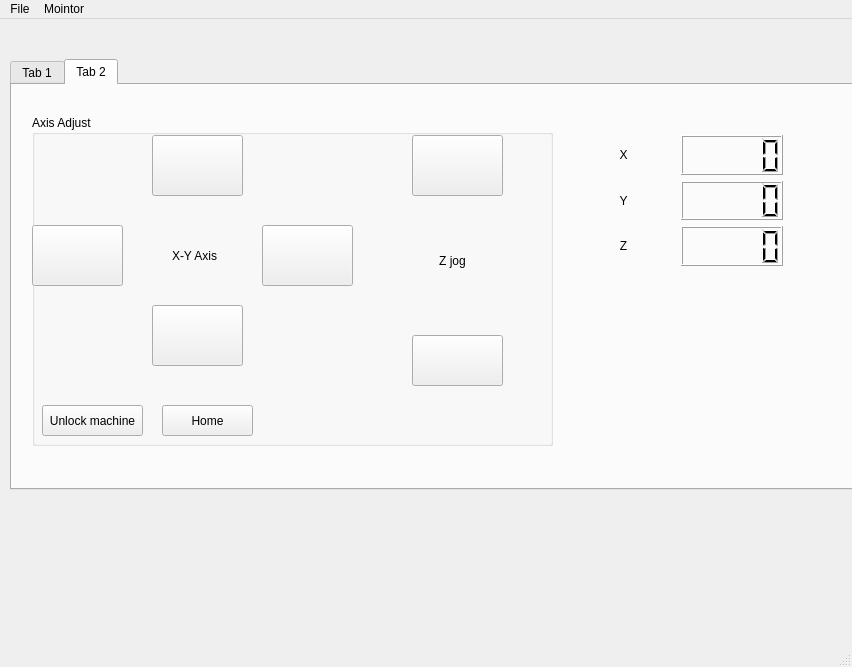
<?xml version="1.0" encoding="UTF-8"?>
<ui version="4.0">
 <class>MainWindow</class>
 <widget class="QMainWindow" name="MainWindow">
  <property name="geometry">
   <rect>
    <x>0</x>
    <y>0</y>
    <width>852</width>
    <height>667</height>
   </rect>
  </property>
  <property name="windowTitle">
   <string>MainWindow</string>
  </property>
  <widget class="QWidget" name="centralWidget">
   <widget class="QTabWidget" name="tabWidget">
    <property name="geometry">
     <rect>
      <x>10</x>
      <y>40</y>
      <width>871</width>
      <height>431</height>
     </rect>
    </property>
    <property name="currentIndex">
     <number>1</number>
    </property>
    <widget class="QWidget" name="tab">
     <attribute name="title">
      <string>Tab 1</string>
     </attribute>
     <widget class="QGroupBox" name="groupBox">
      <property name="geometry">
       <rect>
        <x>20</x>
        <y>20</y>
        <width>231</width>
        <height>361</height>
       </rect>
      </property>
      <property name="font">
       <font>
        <pointsize>10</pointsize>
       </font>
      </property>
      <property name="title">
       <string>com setting</string>
      </property>
      <widget class="QComboBox" name="comboBoxPort">
       <property name="geometry">
        <rect>
         <x>90</x>
         <y>30</y>
         <width>121</width>
         <height>31</height>
        </rect>
       </property>
      </widget>
      <widget class="QLabel" name="label_2">
       <property name="geometry">
        <rect>
         <x>10</x>
         <y>30</y>
         <width>71</width>
         <height>21</height>
        </rect>
       </property>
       <property name="font">
        <font>
         <pointsize>14</pointsize>
        </font>
       </property>
       <property name="text">
        <string>com</string>
       </property>
       <property name="alignment">
        <set>Qt::AlignRight|Qt::AlignTrailing|Qt::AlignVCenter</set>
       </property>
      </widget>
      <widget class="QLabel" name="label">
       <property name="geometry">
        <rect>
         <x>10</x>
         <y>80</y>
         <width>71</width>
         <height>21</height>
        </rect>
       </property>
       <property name="font">
        <font>
         <pointsize>14</pointsize>
        </font>
       </property>
       <property name="text">
        <string>baurd</string>
       </property>
       <property name="alignment">
        <set>Qt::AlignRight|Qt::AlignTrailing|Qt::AlignVCenter</set>
       </property>
      </widget>
      <widget class="QComboBox" name="comboBoxBaud">
       <property name="geometry">
        <rect>
         <x>90</x>
         <y>80</y>
         <width>121</width>
         <height>31</height>
        </rect>
       </property>
      </widget>
      <widget class="QLabel" name="label_3">
       <property name="geometry">
        <rect>
         <x>10</x>
         <y>130</y>
         <width>71</width>
         <height>21</height>
        </rect>
       </property>
       <property name="font">
        <font>
         <pointsize>14</pointsize>
        </font>
       </property>
       <property name="text">
        <string>first</string>
       </property>
       <property name="alignment">
        <set>Qt::AlignRight|Qt::AlignTrailing|Qt::AlignVCenter</set>
       </property>
      </widget>
      <widget class="QComboBox" name="comboBoxCheckSum">
       <property name="geometry">
        <rect>
         <x>90</x>
         <y>130</y>
         <width>121</width>
         <height>31</height>
        </rect>
       </property>
      </widget>
      <widget class="QLabel" name="label_4">
       <property name="geometry">
        <rect>
         <x>10</x>
         <y>180</y>
         <width>71</width>
         <height>21</height>
        </rect>
       </property>
       <property name="font">
        <font>
         <pointsize>14</pointsize>
        </font>
       </property>
       <property name="text">
        <string>data</string>
       </property>
       <property name="alignment">
        <set>Qt::AlignRight|Qt::AlignTrailing|Qt::AlignVCenter</set>
       </property>
      </widget>
      <widget class="QComboBox" name="comboBoxBits">
       <property name="geometry">
        <rect>
         <x>90</x>
         <y>180</y>
         <width>121</width>
         <height>31</height>
        </rect>
       </property>
      </widget>
      <widget class="QLabel" name="label_5">
       <property name="geometry">
        <rect>
         <x>10</x>
         <y>230</y>
         <width>71</width>
         <height>21</height>
        </rect>
       </property>
       <property name="font">
        <font>
         <pointsize>14</pointsize>
        </font>
       </property>
       <property name="text">
        <string>stop</string>
       </property>
       <property name="alignment">
        <set>Qt::AlignRight|Qt::AlignTrailing|Qt::AlignVCenter</set>
       </property>
      </widget>
      <widget class="QComboBox" name="comboBoxStopBits">
       <property name="geometry">
        <rect>
         <x>90</x>
         <y>230</y>
         <width>121</width>
         <height>31</height>
        </rect>
       </property>
      </widget>
      <widget class="QPushButton" name="pushButtonOpenSerial">
       <property name="geometry">
        <rect>
         <x>10</x>
         <y>280</y>
         <width>201</width>
         <height>31</height>
        </rect>
       </property>
       <property name="text">
        <string>open</string>
       </property>
      </widget>
     </widget>
     <widget class="QPushButton" name="pushButtonSendData">
      <property name="geometry">
       <rect>
        <x>740</x>
        <y>210</y>
        <width>61</width>
        <height>171</height>
       </rect>
      </property>
      <property name="text">
       <string>send</string>
      </property>
     </widget>
     <widget class="QTextEdit" name="textEditReceived">
      <property name="geometry">
       <rect>
        <x>260</x>
        <y>20</y>
        <width>541</width>
        <height>181</height>
       </rect>
      </property>
      <property name="sizePolicy">
       <sizepolicy hsizetype="Fixed" vsizetype="Fixed">
        <horstretch>0</horstretch>
        <verstretch>0</verstretch>
       </sizepolicy>
      </property>
      <property name="font">
       <font>
        <pointsize>14</pointsize>
       </font>
      </property>
      <property name="readOnly">
       <bool>true</bool>
      </property>
     </widget>
     <widget class="QTextEdit" name="textEditSent">
      <property name="geometry">
       <rect>
        <x>260</x>
        <y>210</y>
        <width>471</width>
        <height>171</height>
       </rect>
      </property>
      <property name="font">
       <font>
        <pointsize>14</pointsize>
       </font>
      </property>
      <property name="html">
       <string>&lt;!DOCTYPE HTML PUBLIC &quot;-//W3C//DTD HTML 4.0//EN&quot; &quot;http://www.w3.org/TR/REC-html40/strict.dtd&quot;&gt;
&lt;html&gt;&lt;head&gt;&lt;meta name=&quot;qrichtext&quot; content=&quot;1&quot; /&gt;&lt;style type=&quot;text/css&quot;&gt;
p, li { white-space: pre-wrap; }
&lt;/style&gt;&lt;/head&gt;&lt;body style=&quot; font-family:'PMingLiU'; font-size:14pt; font-weight:400; font-style:normal;&quot;&gt;
&lt;p style=&quot;-qt-paragraph-type:empty; margin-top:0px; margin-bottom:0px; margin-left:0px; margin-right:0px; -qt-block-indent:0; text-indent:0px;&quot;&gt;&lt;br /&gt;&lt;/p&gt;&lt;/body&gt;&lt;/html&gt;</string>
      </property>
     </widget>
     <zorder>pushButtonSendData</zorder>
     <zorder>groupBox</zorder>
     <zorder>textEditSent</zorder>
     <zorder>textEditReceived</zorder>
     <zorder>groupBox</zorder>
     <zorder>pushButtonSendData</zorder>
     <zorder>textEditReceived</zorder>
     <zorder>textEditSent</zorder>
    </widget>
    <widget class="QWidget" name="tab_2">
     <attribute name="title">
      <string>Tab 2</string>
     </attribute>
     <widget class="QGroupBox" name="groupBox_2">
      <property name="geometry">
       <rect>
        <x>20</x>
        <y>30</y>
        <width>521</width>
        <height>331</height>
       </rect>
      </property>
      <property name="title">
       <string>Axis Adjust</string>
      </property>
      <widget class="QPushButton" name="yAxisup">
       <property name="geometry">
        <rect>
         <x>120</x>
         <y>20</y>
         <width>91</width>
         <height>61</height>
        </rect>
       </property>
       <property name="text">
        <string/>
       </property>
       <property name="icon">
        <iconset>
         <normaloff>../icon/arrow-up-b.png</normaloff>../icon/arrow-up-b.png</iconset>
       </property>
       <property name="iconSize">
        <size>
         <width>30</width>
         <height>30</height>
        </size>
       </property>
      </widget>
      <widget class="QPushButton" name="xAxisleft">
       <property name="geometry">
        <rect>
         <x>0</x>
         <y>110</y>
         <width>91</width>
         <height>61</height>
        </rect>
       </property>
       <property name="text">
        <string/>
       </property>
       <property name="icon">
        <iconset>
         <normaloff>../icon/arrow-left-b.png</normaloff>../icon/arrow-left-b.png</iconset>
       </property>
       <property name="iconSize">
        <size>
         <width>30</width>
         <height>30</height>
        </size>
       </property>
      </widget>
      <widget class="QPushButton" name="xAxisrigh">
       <property name="geometry">
        <rect>
         <x>230</x>
         <y>110</y>
         <width>91</width>
         <height>61</height>
        </rect>
       </property>
       <property name="text">
        <string/>
       </property>
       <property name="icon">
        <iconset>
         <normaloff>../icon/arrow-right-b.png</normaloff>../icon/arrow-right-b.png</iconset>
       </property>
       <property name="iconSize">
        <size>
         <width>30</width>
         <height>30</height>
        </size>
       </property>
      </widget>
      <widget class="QPushButton" name="yAxisdown">
       <property name="geometry">
        <rect>
         <x>120</x>
         <y>190</y>
         <width>91</width>
         <height>61</height>
        </rect>
       </property>
       <property name="text">
        <string/>
       </property>
       <property name="icon">
        <iconset>
         <normaloff>../icon/arrow-down-b.png</normaloff>../icon/arrow-down-b.png</iconset>
       </property>
       <property name="iconSize">
        <size>
         <width>30</width>
         <height>30</height>
        </size>
       </property>
      </widget>
      <widget class="QPushButton" name="zupButton">
       <property name="geometry">
        <rect>
         <x>380</x>
         <y>20</y>
         <width>91</width>
         <height>61</height>
        </rect>
       </property>
       <property name="text">
        <string/>
       </property>
       <property name="icon">
        <iconset>
         <normaloff>../icon/arrow-up-a.png</normaloff>../icon/arrow-up-a.png</iconset>
       </property>
       <property name="iconSize">
        <size>
         <width>30</width>
         <height>30</height>
        </size>
       </property>
      </widget>
      <widget class="QPushButton" name="zdownButton">
       <property name="geometry">
        <rect>
         <x>380</x>
         <y>220</y>
         <width>91</width>
         <height>51</height>
        </rect>
       </property>
       <property name="text">
        <string/>
       </property>
       <property name="icon">
        <iconset>
         <normaloff>../icon/arrow-down-a.png</normaloff>../icon/arrow-down-a.png</iconset>
       </property>
       <property name="iconSize">
        <size>
         <width>30</width>
         <height>30</height>
        </size>
       </property>
      </widget>
      <widget class="QLabel" name="label_6">
       <property name="geometry">
        <rect>
         <x>380</x>
         <y>130</y>
         <width>81</width>
         <height>31</height>
        </rect>
       </property>
       <property name="text">
        <string>Z jog</string>
       </property>
       <property name="alignment">
        <set>Qt::AlignCenter</set>
       </property>
      </widget>
      <widget class="QPushButton" name="unlockMachine">
       <property name="geometry">
        <rect>
         <x>10</x>
         <y>290</y>
         <width>101</width>
         <height>31</height>
        </rect>
       </property>
       <property name="text">
        <string>Unlock machine</string>
       </property>
      </widget>
      <widget class="QLabel" name="label_7">
       <property name="geometry">
        <rect>
         <x>140</x>
         <y>130</y>
         <width>51</width>
         <height>21</height>
        </rect>
       </property>
       <property name="text">
        <string>X-Y Axis</string>
       </property>
      </widget>
      <widget class="QPushButton" name="homeButton">
       <property name="geometry">
        <rect>
         <x>130</x>
         <y>290</y>
         <width>91</width>
         <height>31</height>
        </rect>
       </property>
       <property name="text">
        <string>Home</string>
       </property>
      </widget>
     </widget>
     <widget class="QWidget" name="gridLayoutWidget">
      <property name="geometry">
       <rect>
        <x>560</x>
        <y>50</y>
        <width>211</width>
        <height>131</height>
       </rect>
      </property>
      <layout class="QGridLayout" name="gridLayout">
       <item row="0" column="0">
        <widget class="QLabel" name="label_8">
         <property name="text">
          <string>X</string>
         </property>
         <property name="alignment">
          <set>Qt::AlignCenter</set>
         </property>
        </widget>
       </item>
       <item row="0" column="1">
        <widget class="QLCDNumber" name="xAxis"/>
       </item>
       <item row="1" column="0">
        <widget class="QLabel" name="label_9">
         <property name="text">
          <string>Y</string>
         </property>
         <property name="alignment">
          <set>Qt::AlignCenter</set>
         </property>
        </widget>
       </item>
       <item row="1" column="1">
        <widget class="QLCDNumber" name="yAxis"/>
       </item>
       <item row="2" column="1">
        <widget class="QLCDNumber" name="zAxis"/>
       </item>
       <item row="2" column="0">
        <widget class="QLabel" name="label_10">
         <property name="text">
          <string>Z</string>
         </property>
         <property name="alignment">
          <set>Qt::AlignCenter</set>
         </property>
        </widget>
       </item>
      </layout>
     </widget>
    </widget>
   </widget>
  </widget>
  <widget class="QStatusBar" name="statusBar"/>
  <widget class="QMenuBar" name="menuBar">
   <property name="geometry">
    <rect>
     <x>0</x>
     <y>0</y>
     <width>852</width>
     <height>21</height>
    </rect>
   </property>
   <widget class="QMenu" name="menuFile">
    <property name="title">
     <string>File</string>
    </property>
    <addaction name="actionSend"/>
    <addaction name="actionExit"/>
   </widget>
   <widget class="QMenu" name="menuMointor">
    <property name="title">
     <string>Mointor</string>
    </property>
    <addaction name="actionVrep"/>
    <addaction name="actionOpenGL"/>
    <addaction name="actionControl"/>
   </widget>
   <addaction name="menuFile"/>
   <addaction name="menuMointor"/>
  </widget>
  <action name="actionSend">
   <property name="text">
    <string>send Gcode</string>
   </property>
  </action>
  <action name="actionExit">
   <property name="text">
    <string>exit</string>
   </property>
  </action>
  <action name="actionVrep">
   <property name="text">
    <string>Vrep</string>
   </property>
  </action>
  <action name="actionOpenGL">
   <property name="text">
    <string>OpenGL</string>
   </property>
  </action>
  <action name="actionControl">
   <property name="text">
    <string>Control</string>
   </property>
  </action>
 </widget>
 <resources/>
 <connections/>
</ui>
